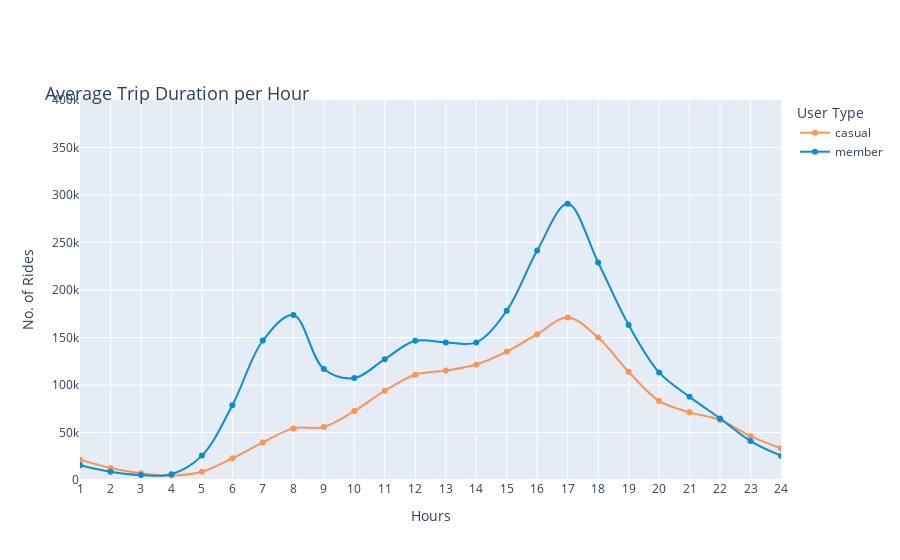

This figure's notebook cell:
### Code cell
df_pv9 = cyc_data_combined.groupby(['hour', 'member_casual'], as_index=False).count()
fig_5 = px.line(df_pv9, x = 'hour', y = 'ride_id', range_x = [1,24], range_y = [0,400000],
                 color = 'member_casual',
                 line_shape = 'spline',
                 markers=True,
                 labels = {'ride_id': 'No. of Rides', 'hour': 'Hours', 'member_casual': 'User Type'},
                 hover_name = 'member_casual', hover_data = {'member_casual': False, 'month': False, 'ride_id': True},
                 color_discrete_map = {'casual': '#FF934F', 'member': '#058ED9'},
                 title="Average Trip Duration per Hour")
fig_5.update_xaxes(dtick=1)
fig_5.update_layout(
    title=dict(font=dict(size=18), automargin=True, yref='paper')
)

### Figure 1 — Plotly figure (JSON) as saved in the notebook; plotly's stock layout.template omitted (floating-point values rounded to 4 significant figures)
{"data": [{"customdata": [["casual", 21230], ["casual", 12684], ["casual", 7028], ["casual", 4651], ["casual", 8633], ["casual", 22909], ["casual", 39515], ["casual", 54332], ["casual", 55873], ["casual", 72632], ["casual", 93956], ["casual", 110755], ["casual", 115171], ["casual", 121622], ["casual", 135107], ["casual", 153464], ["casual", 171034], ["casual", 149882], ["casual", 114013], ["casual", 83234], ["casual", 71218], ["casual", 63264], ["casual", 46154], ["casual", 33317]], "hovertemplate": "<b>%{hovertext}</b><br><br>Hours=%{x}<br>No. of Rides=%{y}<extra></extra>", "hovertext": ["casual", "casual", "casual", "casual", "casual", "casual", "casual", "casual", "casual", "casual", "casual", "casual", "casual", "casual", "casual", "casual", "casual", "casual", "casual", "casual", "casual", "casual", "casual", "casual"], "legendgroup": "casual", "line": {"color": "#FF934F", "dash": "solid", "shape": "spline"}, "marker": {"symbol": "circle"}, "mode": "markers+lines", "name": "casual", "orientation": "v", "showlegend": true, "x": [1, 2, 3, 4, 5, 6, 7, 8, 9, 10, 11, 12, 13, 14, 15, 16, 17, 18, 19, 20, 21, 22, 23, 24], "xaxis": "x", "y": [21230, 12684, 7028, 4651, 8633, 22909, 39515, 54332, 55873, 72632, 93956, 110755, 115171, 121622, 135107, 153464, 171034, 149882, 114013, 83234, 71218, 63264, 46154, 33317], "yaxis": "y", "type": "scatter"}, {"customdata": [["member", 15671], ["member", 8714], ["member", 5240], ["member", 6064], ["member", 25663], ["member", 78731], ["member", 146839], ["member", 173623], ["member", 116811], ["member", 107315], ["member", 127215], ["member", 146500], ["member", 144850], ["member", 144788], ["member", 178182], ["member", 241499], ["member", 290699], ["member", 229009], ["member", 163251], ["member", 113258], ["member", 87511], ["member", 64848], ["member", 40984], ["member", 25639]], "hovertemplate": "<b>%{hovertext}</b><br><br>Hours=%{x}<br>No. of Rides=%{y}<extra></extra>", "hovertext": ["member", "member", "member", "member", "member", "member", "member", "member", "member", "member", "member", "member", "member", "member", "member", "member", "member", "member", "member", "member", "member", "member", "member", "member"], "legendgroup": "member", "line": {"color": "#058ED9", "dash": "solid", "shape": "spline"}, "marker": {"symbol": "circle"}, "mode": "markers+lines", "name": "member", "orientation": "v", "showlegend": true, "x": [1, 2, 3, 4, 5, 6, 7, 8, 9, 10, 11, 12, 13, 14, 15, 16, 17, 18, 19, 20, 21, 22, 23, 24], "xaxis": "x", "y": [15671, 8714, 5240, 6064, 25663, 78731, 146839, 173623, 116811, 107315, 127215, 146500, 144850, 144788, 178182, 241499, 290699, 229009, 163251, 113258, 87511, 64848, 40984, 25639], "yaxis": "y", "type": "scatter"}], "layout": {"xaxis": {"anchor": "y", "domain": [0, 1], "title": {"text": "Hours"}, "range": [1, 24], "dtick": 1, "type": "linear"}, "yaxis": {"anchor": "x", "domain": [0, 1], "title": {"text": "No. of Rides"}, "range": [0, 400000], "type": "linear"}, "legend": {"title": {"text": "User Type"}, "tracegroupgap": 0}, "title": {"text": "Average Trip Duration per Hour", "font": {"size": 18}, "automargin": true, "yref": "paper"}, "autosize": true}}
